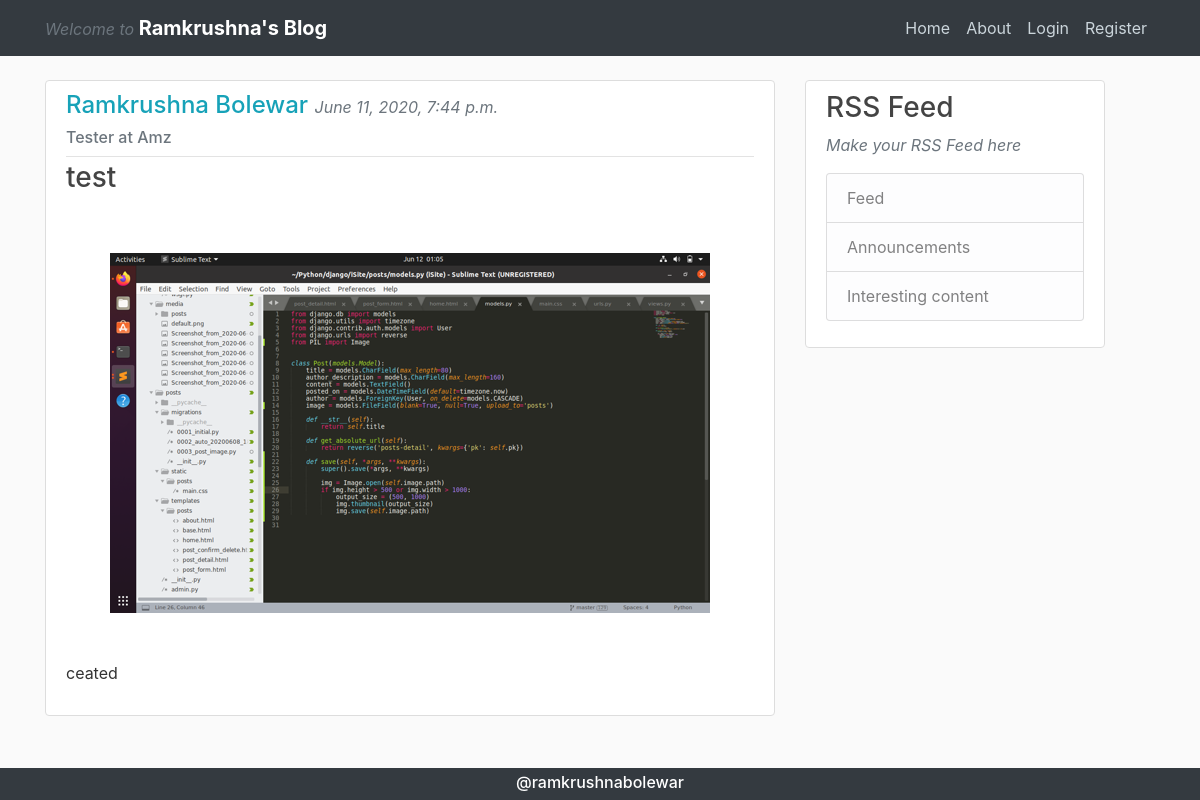
Page /post/21/ on the earlier database version.
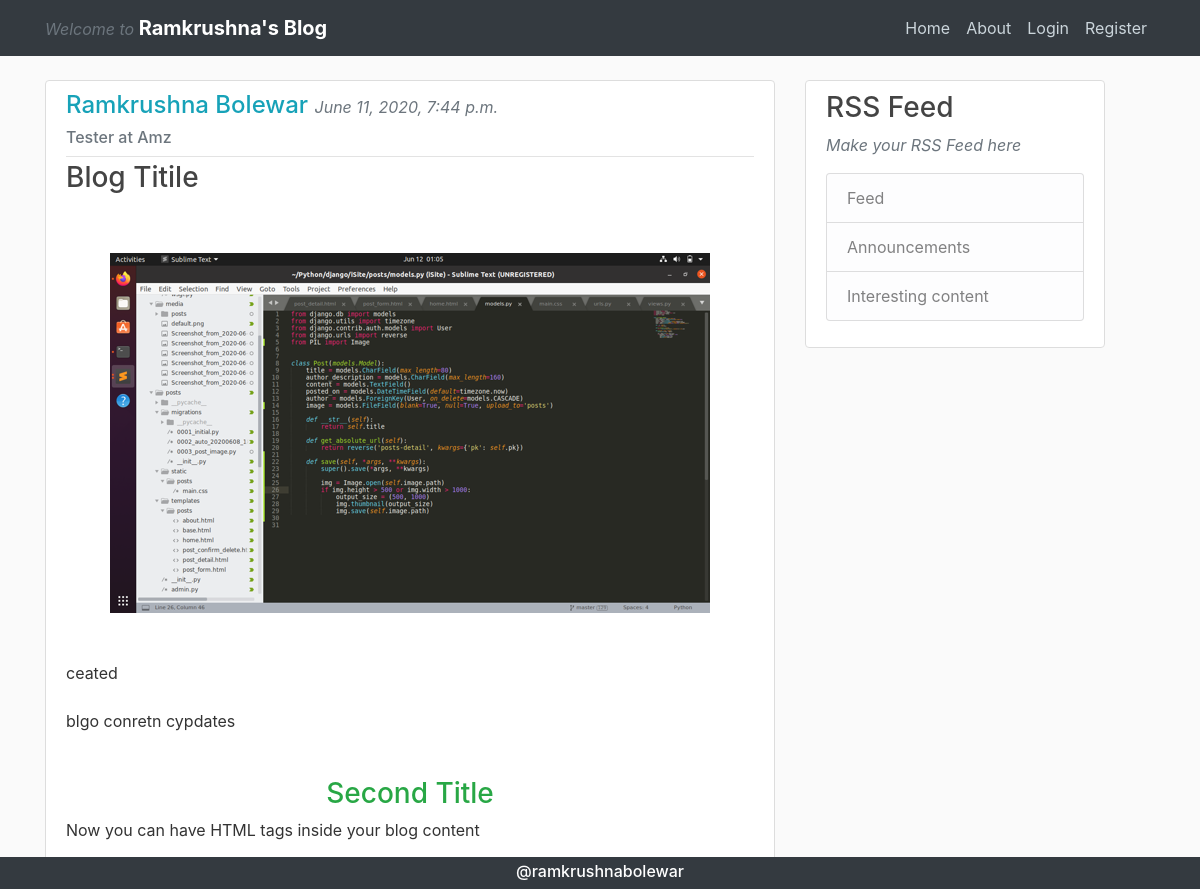
Same page on the later database version.
### posts/models.py (models this page shows, shortened)
class Post(models.Model):
    title = models.CharField(max_length=80)
    author_description = models.CharField(max_length=160)
    content = models.TextField()
    posted_on = models.DateTimeField(default=timezone.now)
    author = models.ForeignKey(User, on_delete=models.CASCADE)
    image = models.FileField(blank=True, null=True, upload_to='posts')

### posts/views.py (the view)
# urls.py: path('post/<int:pk>/', PostDetailView.as_view(), name='posts-detail'),
class PostDetailView(DetailView):
    model = Post

### posts/templates/posts/post_detail.html (shortened to what this page needs)
{% extends "posts/base.html" %}
{% block content %}
<article class="media content-section">
  <div class="media-body">
    <div class="article-metadata">
      <h4 class="text-info mr-2">
        {{ post.author.first_name }} {{ post.author.last_name }}
        <small class="mr-auto text-muted">{{ post.posted_on }}</small>
      </h4>
      <h6 class="text-secondary mr-auto">{{ post.author_description }}</h6>
    </div>
    <h3>
      <a class="article-title text-gray" href="#">{{ post.title }}</a>
    </h3>
    <p class="article-content">
      {% if post.image %}
        <img class="mx-auto d-block" src="{{ post.image.url }}">
      {% endif %}
      {{ post.content|safe }}
    </p>
  </div>
</article>
{% endblock %}

Differences in the rows shown:
changed Post "Tester at Amz": title "test" → "Blog Titile"; content "ceated" → "ceated blgo conretn cypdates Second Title Now you can have HTML tags inside your blog content"
